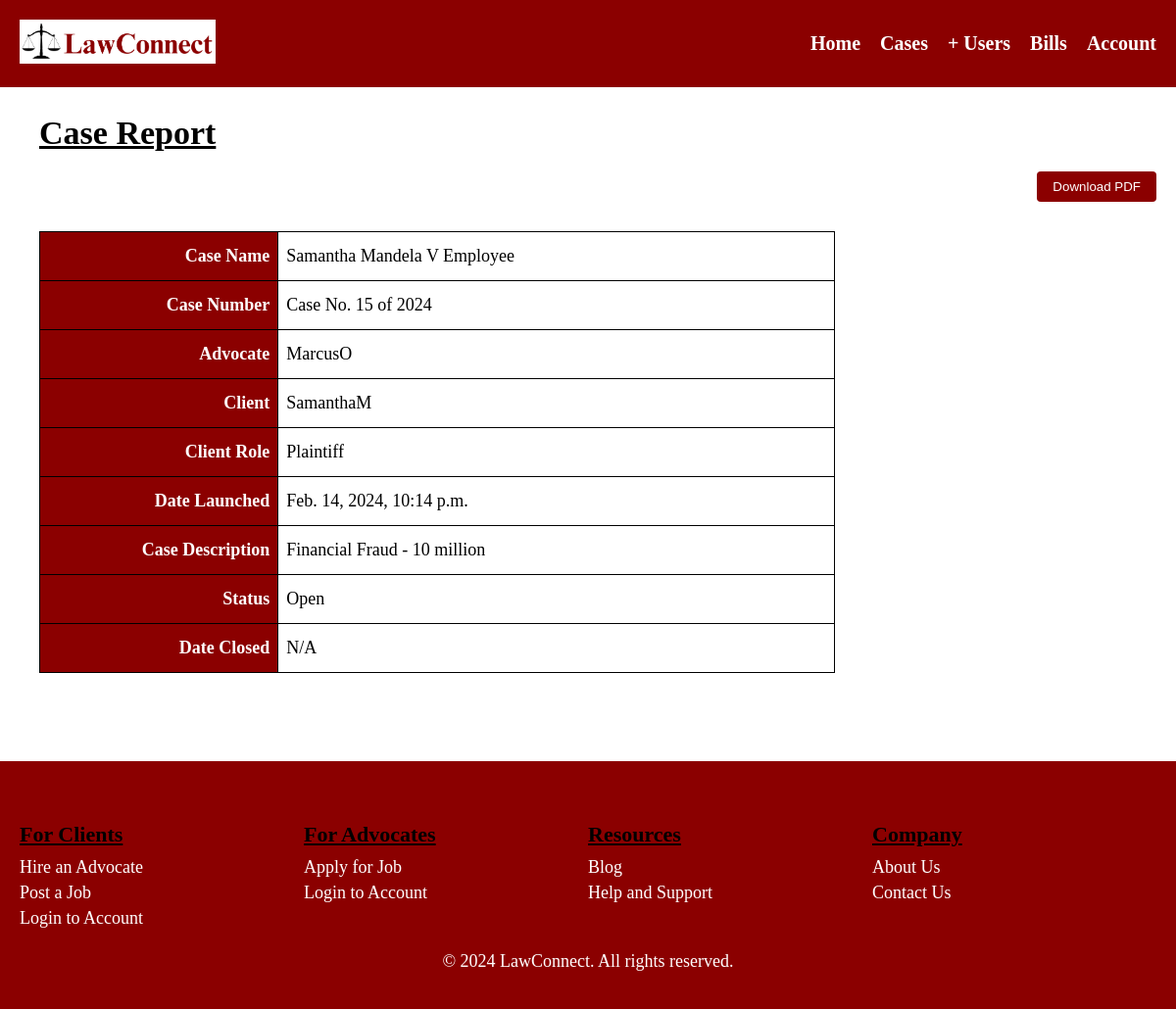
Screenshot of /lawapp/case_report/1/ with the database file from the repository.
### lawapp/models.py (models this page shows, shortened)
class Case(models.Model):
    advocate = models.ForeignKey(User, on_delete=models.CASCADE, related_name='created_cases')
    client = models.ForeignKey(User, on_delete=models.CASCADE, related_name='assigned_cases', null=True, blank=True)
    case_name = models.CharField(max_length=512)
    case_number = models.CharField(max_length=255, null=True, blank=True)
    client_role = models.CharField(max_length=20, choices=(('plaintiff', 'Plaintiff/Petitioner'), ('defendant', 'Defendant/Respondent')))
    case_description = models.TextField()
    date_launched = models.DateTimeField(auto_now_add=True, null=True, blank=True)
    open_status = models.BooleanField(default=True)

### lawapp/views.py (the view)
# urls.py: path("case_report/<int:case_id>/", views.case_report, name="case_report"),
def case_report(request, case_id):
    case = get_object_or_404(Case, pk=case_id)
    context = {
        'case': case
    }
    return render(request, "lawapp/admin/case_report.html", context)

### lawapp/templates/lawapp/admin/case_report.html (shortened to what this page needs)
{% load static %}
<!DOCTYPE html>
<html>
<head>
  <link rel="stylesheet" href="{% static 'css/admin.css' %}">
</head>
<body>
  <header>
    <div class="logo">
      <img src="{% static 'images/legal_scales_logo.png' %}" alt="LawConnect Logo">
    </div>
    <nav>
      <ul>
          <li><a href="{% url 'admin_dash' %}">Home</a></li>
          <li><a href="{% url 'all_cases' %}">Cases</a></li>
          <li class="dropdown">
            <a href="#" class="dropbtn">+ Users</a>
          </li>
          <li><a href="{% url 'bills' %}">Bills</a></li>
          <li class="dropdown">
            <a href="#" class="dropbtn">Account</a>
          </li>
      </ul>
    </nav>
  </header>
  <section class="case-report">
    <div class="case-report-content">
        <h1>Case Report</h1>
        <div class="pdf-button-container">
          <form id="pdf-advoc-form" action="{% url 'gen_case_report' case_id=case.id %}" method="post">
              <button class="pdf-button" type="submit">Download PDF</button>
          </form>
        </div>
        <table class="case-table">
          <tbody>
              <tr>
                  <th>Case Name</th>
                  <td>{{ case.case_name }}</td>
              </tr>
              <tr>
                  <th>Case Number</th>
                  <td>{{ case.case_number }}</td>
              </tr>
              <tr>
                  <th>Advocate</th>
                  <td>{{ case.advocate.username }}</td>
              </tr>
              <tr>
                  <th>Client</th>
                  <td>{{ case.client.username|default:"N/A" }}</td>
              </tr>
              <tr>
                  <th>Client Role</th>
                  <td>{{ case.client_role|capfirst }}</td>
              </tr>
              <tr>
                  <th>Date Launched</th>
                  <td>{{ case.date_launched }}</td>
              </tr>
              <tr>
                  <th>Case Description</th>
                  <td>
                    <div class="case-description">{{ case.case_description }}</div>
                </td>
              </tr>
              <tr>
                  <th>Status</th>
                  <td>{% if case.open_status %}Open{% else %}Closed{% endif %}</td>
              </tr>
              <tr>
                  <th>Date Closed</th>
                  <td>{{ case.date_closed|default:"N/A" }}</td>
              </tr>
          </tbody>
        </table>
    </div>
  </section>
  <footer>
    <div class="footer-columns">
      <div class="footer-column">
        <h3>For Clients</h3>
        <ul>
          <li><a href="#">Hire an Advocate</a></li>
          <li><a href="#">Post a Job</a></li>
          <li><a href="#">Login to Account</a></li>
        </ul>
      </div>
      <div class="footer-column">
        <h3>For Advocates</h3>
        <ul>
          <li><a href="#">Apply for Job</a></li>
          <li><a href="#">Login to Account</a></li>
        </ul>
      </div>
      <div class="footer-column">
        <h3>Resources</h3>
        <ul>
          <li><a href="#">Blog</a></li>
          <li><a href="#">Help and Support</a></li>
        </ul>
      </div>
      <div class="footer-column">
        <h3>Company</h3>
        <ul>
          <li><a href="#">About Us</a></li>
          <li><a href="#">Contact Us</a></li>
        </ul>
      </div>
    </div>
    <p>© 2024 LawConnect. All rights reserved.</p>
  </footer>
</body>
</html>

### lawapp/static/css/admin.css (style rules this page uses)
body { margin: 0; font-family: 'Times New Roman', Times, serif; }
header { background-color: #8B0000; padding: 10px 20px; display: flex; align-items: center; justify-content: space-between; }
.logo img { width: 200px; height: auto; margin-top: 10px; margin-bottom: 10px; }
nav ul { list-style: none; margin: 0; padding: 0; display: flex; }
nav ul li { margin-left: 20px; }
nav ul li a { color: #FFFFFF; text-decoration: none; font-weight: bold; font-size: 20px; }
.dropdown { position: relative; display: inline-block; }
footer { background-color: #8B0000; padding: 20px; text-align: center; }
footer p { color: #FFFFFF; text-align: center; font-size: 18px; }
.footer-columns { display: flex; justify-content: space-between; margin-top: 20px; text-align: left; }
.footer-columns::after { content: ''; flex: 1; }
.footer-column { width: calc(25% - 20px); margin-right: 20px; display: inline-block; vertical-align: top; }
.footer-column h3 { font-size: 22px; margin-bottom: 10px; text-align: left; text-decoration: underline; }
.footer-column ul { margin: 0; padding: 0; list-style: none; }
.footer-column ul li { margin-bottom: 5px; }
.footer-column ul li a { color: #FFFFFF; text-decoration: none; display: block; font-size: 18px; }
section.case-report { min-height: calc(100vh - 140px); background-color: #FFFFFF; }
.case-report-content { margin-left: 40px; }
.case-report-content h1 { font-size: 34px; margin-bottom: 20px; text-align: left; text-decoration: underline; }
.case-table { width: 70%; border-collapse: collapse; margin-top: 30px; margin-left: 0; margin-bottom: 100px; }
.case-description { white-space: pre-line; overflow-wrap: break-word; }
.case-table th, .case-table td { padding: 8px; text-align: left; border-bottom: 1px solid black; }
.case-table th { width: 30%; color:#FFFFFF; font-weight: bold; font-size: 18px; background-color: #8B0000; }
.case-table td { font-size: 18px; }
.case-table tr { height: 50px; }
.case-table th:first-child, .case-table td:first-child { text-align: right; }
.pdf-button-container { text-align: right; margin-bottom: 20px; }
.pdf-button { padding: 8px 16px; background-color: #8B0000; color: white; border: none; border-radius: 4px; cursor: pointer; }
table { width: 90%; border-collapse: collapse; margin-bottom: 20px; }
th, td { padding: 8px; border: 1px solid #000000; white-space: nowrap; overflow: hidden; text-overflow: ellipsis; }
th { background-color: #FFFFFF; text-align: left; }
tr:nth-child(even) { background-color: #FFFFFF; }
td:nth-child(1), th:nth-child(1) { max-width: 20px; }
td:nth-child(2), th:nth-child(2) { max-width: 20px; }
.pdf-button { background-color: #8B0000; color: white; margin-right: 20px; }
.client-table th, td { padding: 8px; border: 1px solid #000000; white-space: nowrap; overflow: hidden; text-overflow: ellipsis; }
.client-table td:nth-child(1), th:nth-child(1) { max-width: 20px; }

### rows the page displays
Case: case_name "Samantha Mandela V Employee", case_number "Case No. 15 of 2024", advocate.username "MarcusO", client.username "SamanthaM", client_role "Plaintiff", date_launched "Feb. 14, 2024, 10:14 p.m.", case_description "Financial Fraud - 10 million"

### other values shown
{{ case.date_closed|default:"N/A" }} "N/A"
